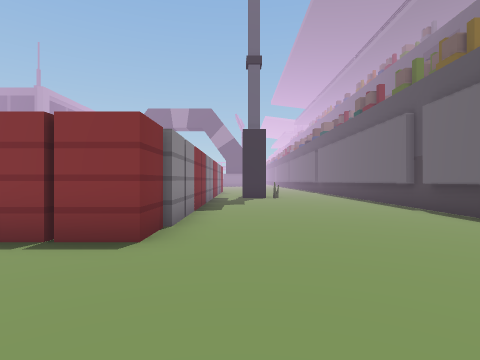
[1] (above)

24 first-person views from a walk through a Unity game level. The camera is 1.5 m above the floor, looks level and sees 80° across. The floor is counted in squares, 2 m on a side. Each view is taken from the middle of a square. On the plan, view 1 faces up. The plan holds only what a view shows up to about 10 squares ahead; the rest is blank. The place goes on beyond the plan.

[2]
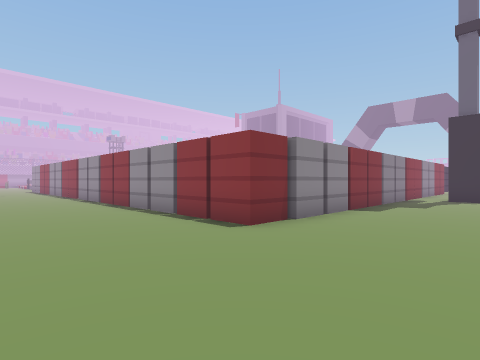

[3]
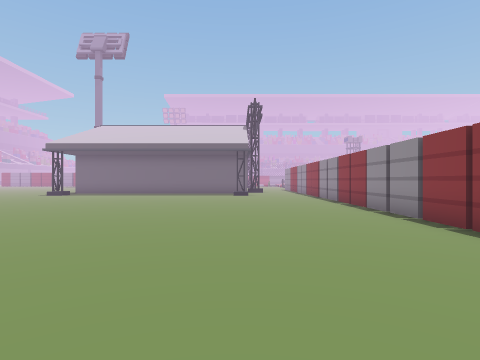

[4]
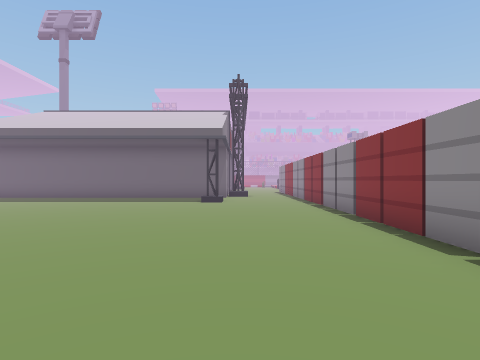

[5]
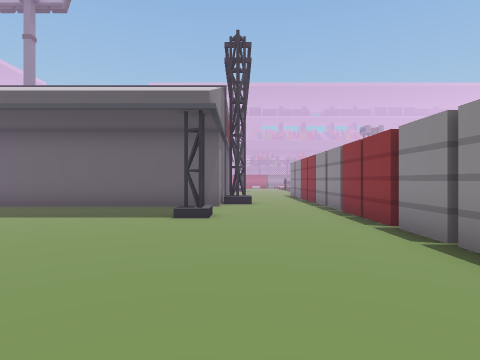

[6]
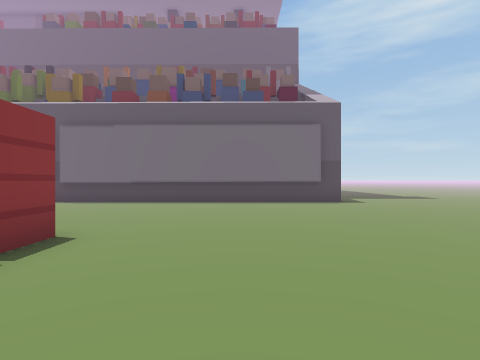

[7]
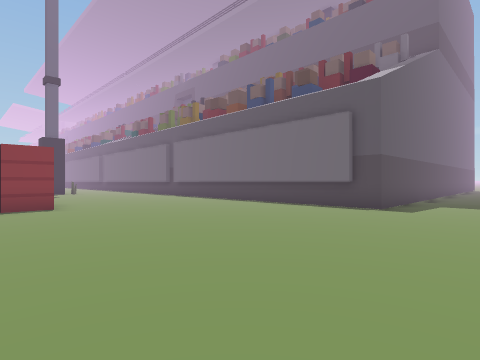

[8]
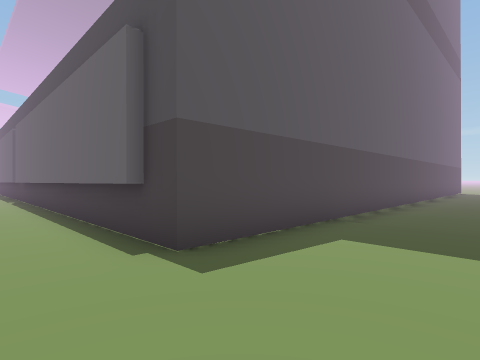

[9]
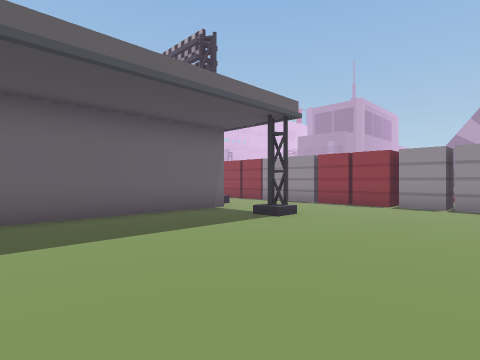

[10]
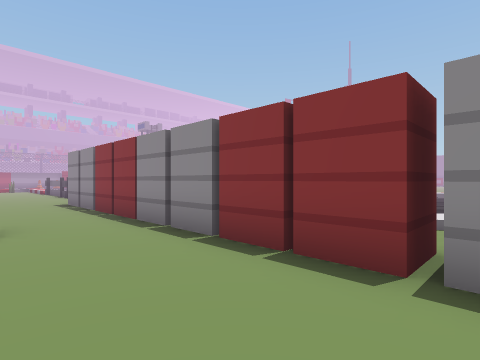

[11]
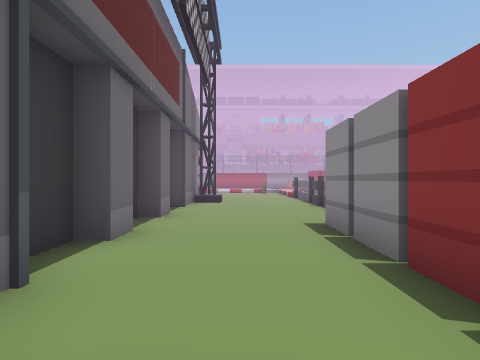

[12]
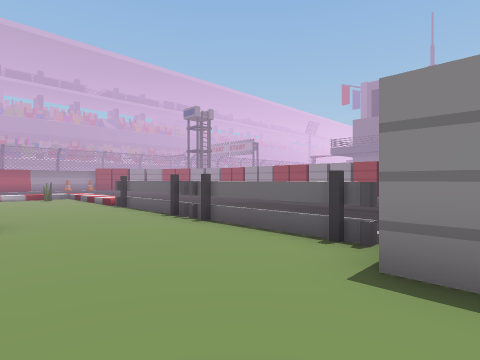

[13]
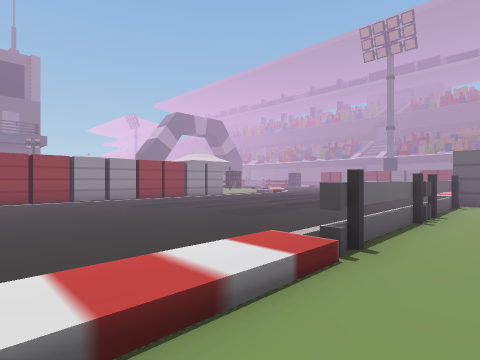

[14]
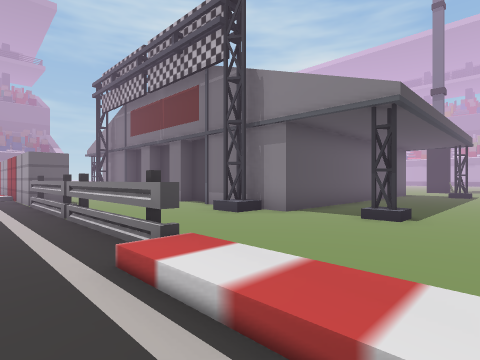

[15]
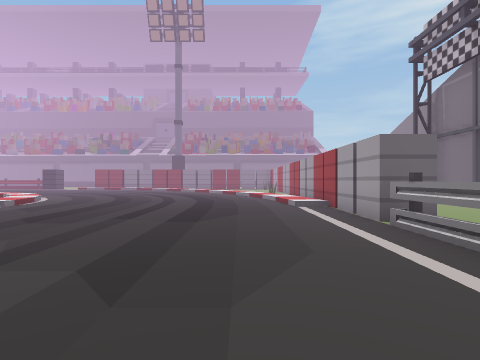

[16]
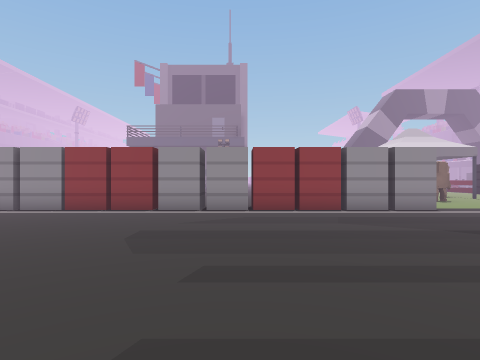

[17]
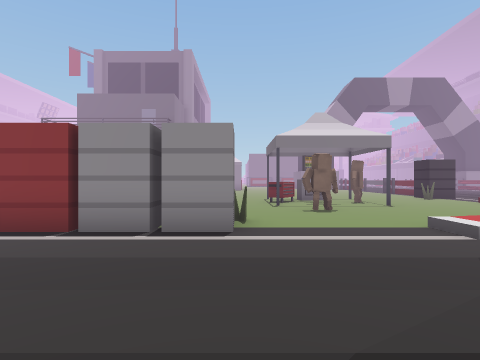

[18]
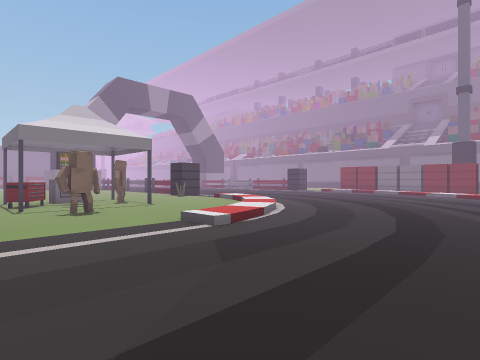

[19]
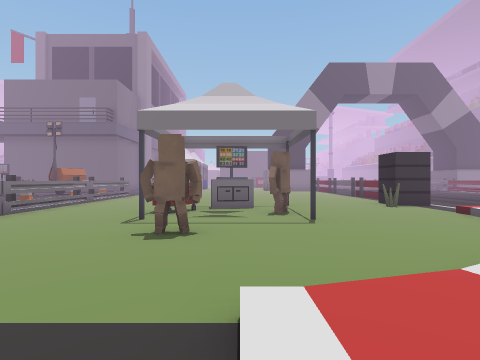

[20]
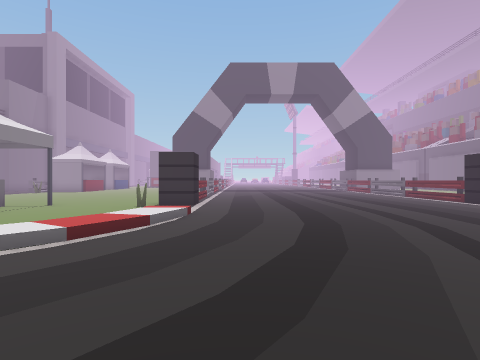

[21]
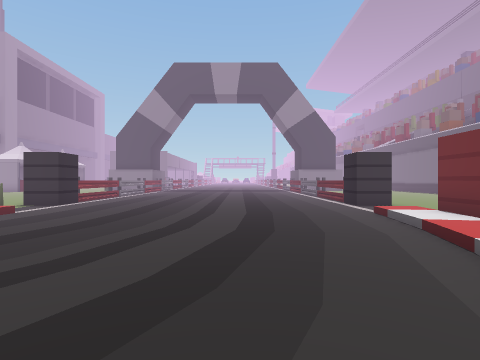

[22]
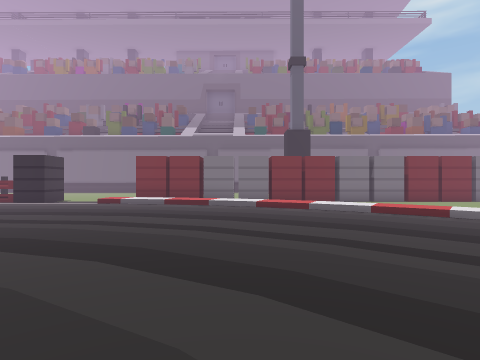

[23]
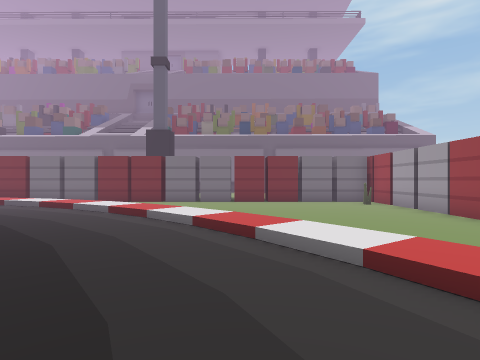

[24]
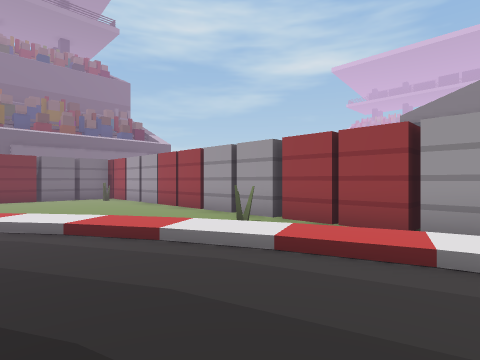

### Floor plan
Key: @ floor where view 1 was taken; # wall or solid block; . main floor; : floor 0.25 m higher than the main floor; / step, stairs or slope; T tent; C cart; O other object.
Columns run from 30 left of view 1 to 10 right of it. Each row starts with its distance up from view 1.
 23         #.  ......#.........#..
 22         #.........O.........O..
 21        O...TOO#..O.............
 20         #..CC.O..............
 19         #..C..O...//.......//
 18          .........:......../#
 17          ...O....//........:#
 16           ....../:.........:#
 15   ########....///.........//#
 14 ##########...///..........:/#
 13 .........................//.#
 12  ........................:/.####
 11  .......................//..##..
 10  ...............  .....//...##.....#
  9  .....................//....##.....#
  8 ....................///.....##.....#
  7 .................../:/......##.....#
  6 ................//:/........##.....#
  5 ///........../:///..O......O##.....#
  4 ///##########################......#
  3 ...................................#
  2 ...................................#
  1 .....#.........#...................#
  0  .#.#############.#...........@....#
 -1  ...#           #..................#
 -2  ...#           #..................######
 -3  ...#           #........................
 -4  ...#           #........................
 -5  ...            #......................

Positions as (right, up) in squares from view 1, and headings:
1: (0, 0), facing up
2: (2, 0), facing up-left
3: (2, 0), facing left
4: (-2, 1), facing left
5: (-6, 1), facing left
6: (-5, 1), facing right
7: (-3, -5), facing up-right
8: (3, -5), facing up-right
9: (-8, -5), facing up-left
10: (-10, 1), facing up-left
11: (-15, 2), facing left
12: (-19, 1), facing up-left
13: (-30, 3), facing up-right
14: (-30, 6), facing down-right
15: (-25, 7), facing right
16: (-25, 7), facing up
17: (-20, 10), facing up
18: (-20, 10), facing up-right
19: (-17, 13), facing up
20: (-10, 13), facing up
21: (-6, 13), facing up
22: (-12, 15), facing right
23: (-12, 9), facing right
24: (-14, 9), facing down-right
